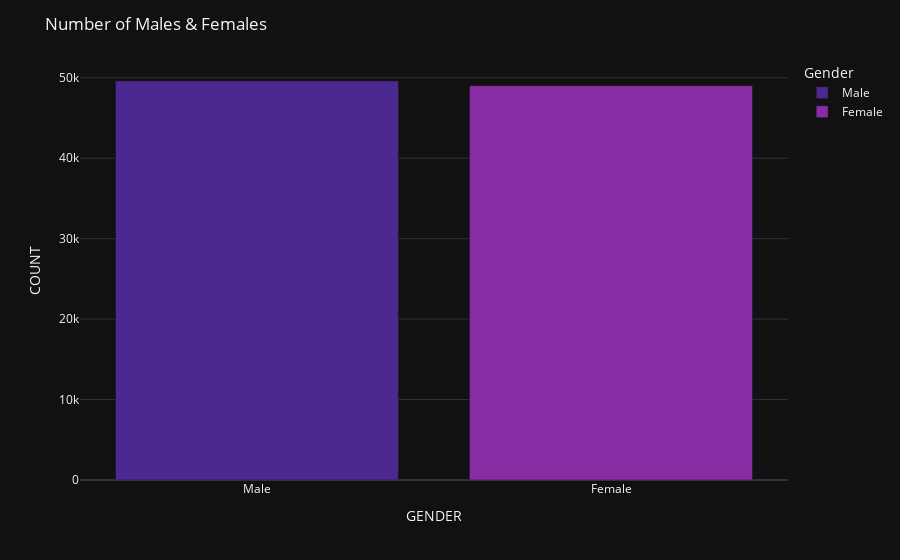

Notebook source saved alongside this figure:
### Code cell
fig=px.bar(data,x='Gender',y='count',color='Gender',color_discrete_sequence=px.colors.sequential.Agsunset,template = 'plotly_dark')
fig.update_layout(title_text='Number of Males & Females', xaxis_title='GENDER', yaxis_title='COUNT')

fig.show()

### Figure 1 — Plotly figure (JSON) as saved in the notebook; plotly's stock layout.template omitted (floating-point values rounded to 4 significant figures)
{"data": [{"alignmentgroup": "True", "hovertemplate": "Gender=%{x}<br>count=%{y}<extra></extra>", "legendgroup": "Male", "marker": {"color": "rgb(75, 41, 145)", "pattern": {"shape": ""}}, "name": "Male", "offsetgroup": "Male", "orientation": "v", "showlegend": true, "textposition": "auto", "type": "bar", "x": ["Male"], "xaxis": "x", "y": [49598], "yaxis": "y"}, {"alignmentgroup": "True", "hovertemplate": "Gender=%{x}<br>count=%{y}<extra></extra>", "legendgroup": "Female", "marker": {"color": "rgb(135, 44, 162)", "pattern": {"shape": ""}}, "name": "Female", "offsetgroup": "Female", "orientation": "v", "showlegend": true, "textposition": "auto", "type": "bar", "x": ["Female"], "xaxis": "x", "y": [49021], "yaxis": "y"}], "layout": {"autosize": true, "barmode": "relative", "legend": {"title": {"text": "Gender"}, "tracegroupgap": 0}, "margin": {"t": 60}, "title": {"text": "Number of Males & Females"}, "xaxis": {"anchor": "y", "autorange": true, "categoryarray": ["Male", "Female"], "categoryorder": "array", "domain": [0, 1], "range": [-0.5, 1.5], "title": {"text": "GENDER"}, "type": "category"}, "yaxis": {"anchor": "x", "autorange": true, "domain": [0, 1], "range": [0, 52210.0], "title": {"text": "COUNT"}, "type": "linear"}}}
